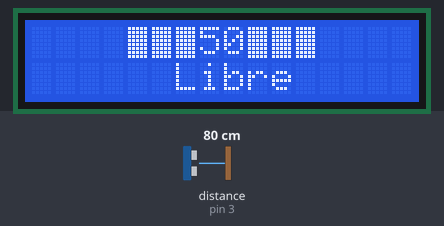
Bench run of a sketch on a simulated Arduino Uno, built with avr-gcc and run on an emulated ATmega328P. Shown: 16×2 character LCD. Wiring (inferred from the names in the program): ultrasonic range finder: trigger pin 2; echo pin 3. The test bench sets the inputs (shaded band); at power-on: distance to the obstacle (sensor on pin 3) 80 cm. The echo pulse lasts 58.3 µs per cm.

Above: at 1.2 s.
1.3 s: distance to the obstacle (sensor on pin 3) set to 35 cm
At 2.2 s:
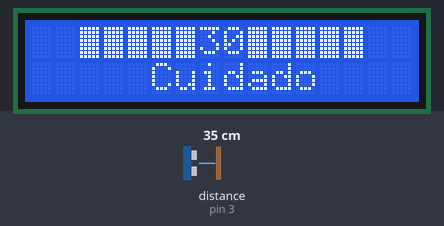
3.1 s: distance to the obstacle (sensor on pin 3) set to 12 cm
At 3.7 s:
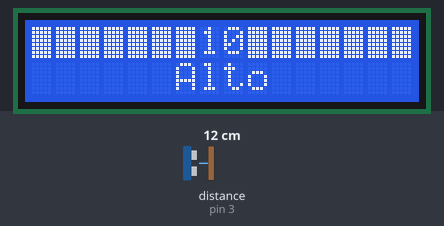
4.7 s: distance to the obstacle (sensor on pin 3) set to 28 cm
6.2 s: distance to the obstacle (sensor on pin 3) set to 34 cm
At 6.7 s:
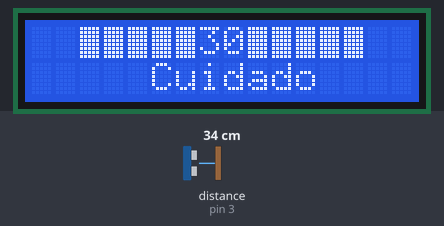
7.8 s: distance to the obstacle (sensor on pin 3) set to 45 cm
9.3 s: distance to the obstacle (sensor on pin 3) set to 53 cm
At 10.3 s:
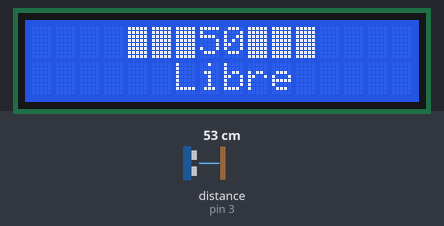
Timing chart, 0 to 11.9 s (numbered marks = the images above; inputs shaded):
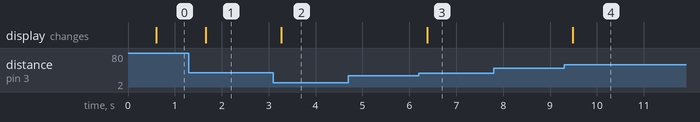

Measured:
- the behaviour switches between 30 and 31 cm on distance to the obstacle (sensor on pin 3) (found by bisection; images 2 and 3)
- the behaviour switches between 50 and 51 cm on distance to the obstacle (sensor on pin 3) (found by bisection; images 3 and 4)
- after the input at 1.3 s, the display: changes after 0.36 s (image 1)
- after the input at 3.1 s, the display: changes after 0.17 s (image 2)
- after the input at 4.7 s, every drawn part: stays the same
- after the input at 6.2 s, the display: changes after 0.18 s (image 3)
- after the input at 7.8 s, every drawn part: stays the same
- after the input at 9.3 s, the display: changes after 0.19 s (image 4)

The sketch:

Sensor_parqueo.ino
```cpp
/*
 Fundacion Kinal
 Centro Educativo Tecnico Laboral Kinal
 Electronica
 Grado: Quinto
 Seccion: A
 Curso: Taller de electronica digital y reparacion de computadoras
 Nombre: Esteban Andres Rivas Arreaga
 Carnet: 2020198
 */
#include <Wire.h>
#include <LiquidCrystal_I2C.h>

#define trigger 2
#define echo    3

byte cuadro_lleno[] = {
  B11111,
  B11111,
  B11111,
  B11111,
  B11111,
  B11111,
  B11111,
  B11111
};

LiquidCrystal_I2C lcdsito(0x27,16,2);
void setup() {
  lcdsito.init();
  lcdsito.backlight();
  pinMode(trigger, OUTPUT);
  pinMode(echo,INPUT);
  lcdsito.createChar(1,cuadro_lleno);

}

void loop() {
  int distancin=dis();
    if(distancin >=50){
      lcdsito.clear();
      lcdsito.setCursor(7,0);
      lcdsito.print("50");
      lcdsito.setCursor(6,0);
      lcdsito.write(1);
      lcdsito.setCursor(5,0);
      lcdsito.write(1);
      lcdsito.setCursor(4,0);
      lcdsito.write(1);
      lcdsito.setCursor(9,0);
      lcdsito.write(1);
      lcdsito.setCursor(10,0);
      lcdsito.write(1);
      lcdsito.setCursor(11,0);
      lcdsito.write(1);
      lcdsito.setCursor(6,1);
      lcdsito.print("Libre");
    }
    if(distancin >=30 && distancin <=35){
      lcdsito.clear();
      lcdsito.setCursor(7,0);
      lcdsito.print("30");
      lcdsito.setCursor(6,0);
      lcdsito.write(1);
      lcdsito.setCursor(5,0);
      lcdsito.write(1);
      lcdsito.setCursor(4,0);
      lcdsito.write(1);
      lcdsito.setCursor(3,0);
      lcdsito.write(1);
      lcdsito.setCursor(2,0);
      lcdsito.write(1);
      lcdsito.setCursor(9,0);
      lcdsito.write(1);
      lcdsito.setCursor(10,0);
      lcdsito.write(1);
      lcdsito.setCursor(11,0);
      lcdsito.write(1);
      lcdsito.setCursor(12,0);
      lcdsito.write(1);
      lcdsito.setCursor(13,0);
      lcdsito.write(1);
      lcdsito.setCursor(5,1);
      lcdsito.print("Cuidado");
    }
     if(distancin >=10 && distancin <=15){
      lcdsito.clear();
      lcdsito.setCursor(7,0);
      lcdsito.print("10");
      lcdsito.setCursor(6,0);
      lcdsito.write(1);
      lcdsito.setCursor(5,0);
      lcdsito.write(1);
      lcdsito.setCursor(4,0);
      lcdsito.write(1);
      lcdsito.setCursor(3,0);
      lcdsito.write(1);
      lcdsito.setCursor(2,0);
      lcdsito.write(1);
      lcdsito.setCursor(1,0);
      lcdsito.write(1);
      lcdsito.setCursor(0,0);
      lcdsito.write(1);
      lcdsito.setCursor(9,0);
      lcdsito.write(1);
      lcdsito.setCursor(10,0);
      lcdsito.write(1);
      lcdsito.setCursor(11,0);
      lcdsito.write(1);
      lcdsito.setCursor(12,0);
      lcdsito.write(1);
      lcdsito.setCursor(13,0);
      lcdsito.write(1);
      lcdsito.setCursor(14,0);
      lcdsito.write(1);
      lcdsito.setCursor(15,0);
      lcdsito.write(1);
      lcdsito.setCursor(16,0);
      lcdsito.write(1);
      lcdsito.setCursor(6,1);
      lcdsito.print("Alto");
    }
}

int dis(){
   long sensor, distancia;
    delay(500);
    digitalWrite(trigger, HIGH);
    delayMicroseconds(2);
    digitalWrite (trigger, LOW);
    delayMicroseconds(5);
    sensor = pulseIn(echo, HIGH);
    distancia = sensor/59;
    return distancia;
}
```
